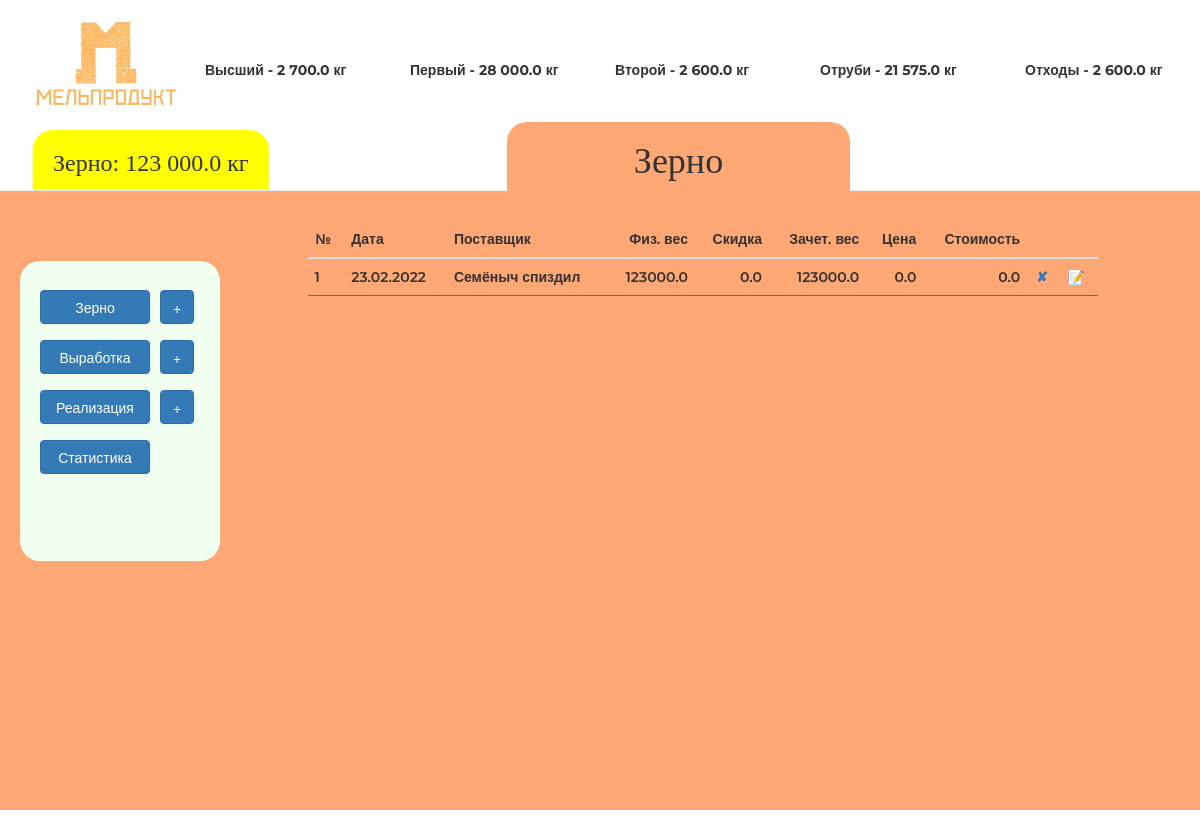
Page /gf/grain on the earlier database version.
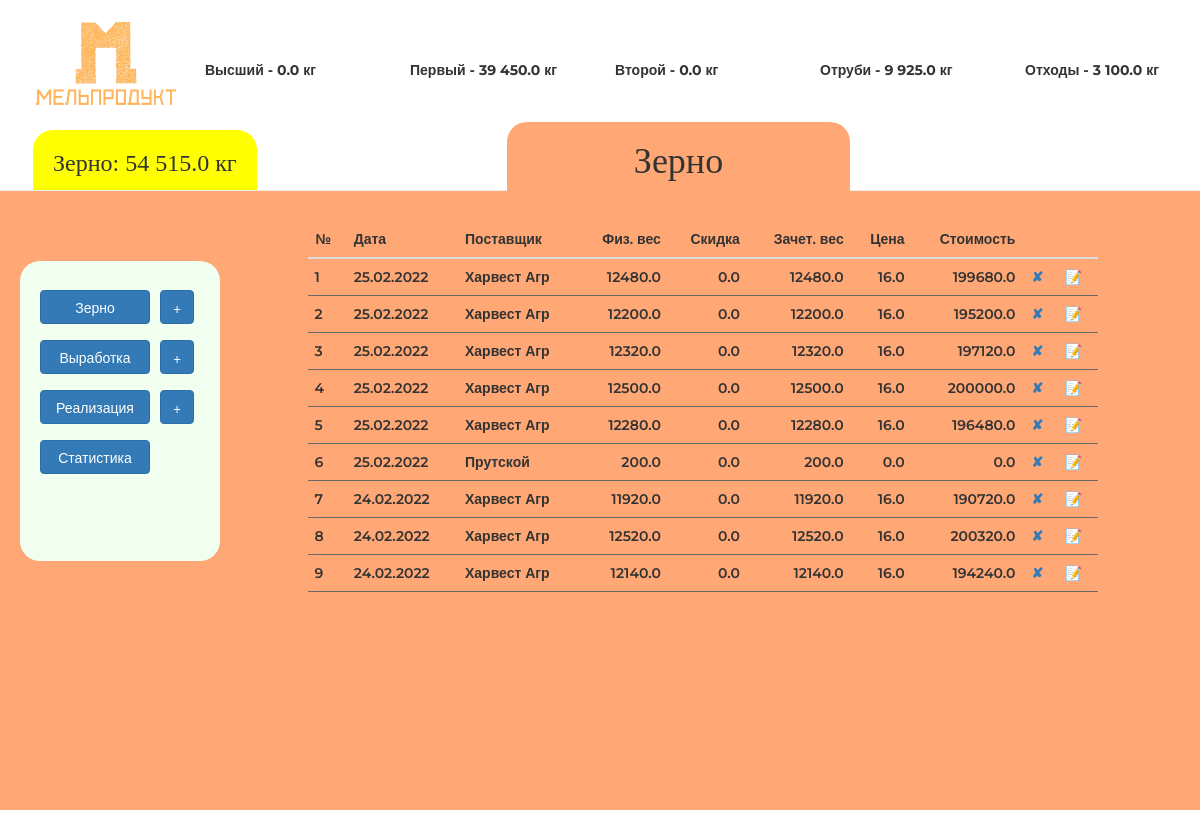
Same page on the later database version.
### main.py (models this page shows)
class Grain(db.Model):
    __tablename__ = "grains"
    id = db.Column(db.Integer, primary_key=True)
    agent = db.Column(db.String(250), nullable=False)
    date = db.Column(db.Date(), nullable=False)
    value = db.Column(db.Float(20), nullable=False)
    discount = db.Column(db.Float(20), nullable=False)
    final_value = db.Column(db.Float(20), nullable=False)
    price = db.Column(db.Float(20), nullable=False)
    cost = db.Column(db.Float(20), nullable=False)

### main.py (the view)
@application.route('/gf/grain', methods=['GET', 'POST'])
def grain():
    stock = Stock.query.filter_by(id=1).first()
    grain_form = AddGrain(discount=0, date=dt.datetime.now())
    table = db.session.query(Grain).filter(Grain.date <= dt.datetime.now(),
                                                 Grain.date >= dt.datetime.now() - dt.timedelta(
                                                     days=30)).order_by(Grain.date).all()
    return render_template('grain.html', title='Зерно', form=grain_form, first='{:,}'.format(stock.first).replace(',', ' '),
                           second='{:,}'.format(stock.second).replace(',', ' '),
                           highest='{:,}'.format(stock.highest).replace(',', ' '),
                           bran='{:,}'.format(stock.bran).replace(',', ' '),
                           waste='{:,}'.format(stock.waste).replace(',', ' '),
                           grain='{:,}'.format(stock.grain).replace(',', ' '), table=reversed(table),
                           button='grain', target='grain', onclick1='onclick=', onclick22='onclick=', onclick3='onclick=',
                           onclick11='onclick=', onclick33='onclick=', bcolor='#ffa775',
                           mright='350px'
                           )

### main.py (called while the page is built)
@application.template_filter('jround')
def jround(x):
    y = round(x, 2)
    return y

### templates/grain.html (shortened to what this page needs)
{% extends 'index.html' %}
{% block table %}
{% include "grain-table.html" %}
{% endblock %}

### templates/grain-table.html (shortened to what this page needs)
<div class="col-md-8 col-sm-12" >
<table class="table table-hover counter">
        <thead>
          <tr>
            <th scope="col">№</th>
            <th scope="col">Дата</th>
            <th scope="col">Поставщик</th>
            <th scope="col" style="text-align: right; ">Физ. вес</th>
            <th scope="col" style="text-align: right; ">Скидка</th>
            <th scope="col" style="text-align: right; ">Зачет. вес</th>
            <th scope="col" style="text-align: right; ">Цена</th>
            <th scope="col" style="text-align: right; ">Стоимость</th>
            <th scope="col" style="text-align: right; "></th>
            <th scope="col" style="text-align: right; "></th>
          </tr>
        </thead>
        <tbody>
        {% for line in table %}
          <tr>
            <td>{{line.date.strftime('%d.%m.%Y')}}</td>
            <td>{{line.agent}}</td>
            <td class="rghtalgn">{{line.value}}</td>
            <td class="rghtalgn">{{line.discount}}</td>
            <td class="rghtalgn">{{line.final_value | jround()}}</td>
            <td class="rghtalgn">{{line.price}}</td>
            <td  class="rghtalgn">{{line.cost | jround()}}</td>
            <td><a href="#" data-toggle="modal" title="Удалить" data-target="#test" onclick="aTestFunction({{line.id}}, {{line.value}})">✘</a></td>
            <td><a href="{{url_for('grain_edit', item_id=line.id)}}" type="button" title="Редактировать">📝</a></td>
          </tr>
        {% endfor %}
        </tbody>
      </table>
<div class="col-md-8 col-sm-12" >
        </div>

Differences in the rows shown:
no longer on this page (row edited): Grain: date "23.02.2022", agent "Семёныч спиздил", value "123000.0", discount "0.0", final_value|jround "123000.0", price "0.0", cost|jround "0.0"
added Grain: date "25.02.2022", agent "Харвест Агр", value "12480.0", discount "0.0", final_value|jround "12480.0", price "16.0", cost|jround "199680.0"
added Grain: date "25.02.2022", agent "Харвест Агр", value "12200.0", discount "0.0", final_value|jround "12200.0", price "16.0", cost|jround "195200.0"
added Grain: date "25.02.2022", agent "Харвест Агр", value "12320.0", discount "0.0", final_value|jround "12320.0", price "16.0", cost|jround "197120.0"
added Grain: date "25.02.2022", agent "Харвест Агр", value "12500.0", discount "0.0", final_value|jround "12500.0", price "16.0", cost|jround "200000.0"
added Grain: date "25.02.2022", agent "Харвест Агр", value "12280.0", discount "0.0", final_value|jround "12280.0", price "16.0", cost|jround "196480.0"
added Grain: date "25.02.2022", agent "Прутской", value "200.0", discount "0.0", final_value|jround "200.0", price "0.0", cost|jround "0.0"
added Grain: date "24.02.2022", agent "Харвест Агр", value "11920.0", discount "0.0", final_value|jround "11920.0", price "16.0", cost|jround "190720.0"
added Grain: date "24.02.2022", agent "Харвест Агр", value "12520.0", discount "0.0", final_value|jround "12520.0", price "16.0", cost|jround "200320.0"
added Grain: date "24.02.2022", agent "Харвест Агр", value "12140.0", discount "0.0", final_value|jround "12140.0", price "16.0", cost|jround "194240.0"
Other differences:
{{ highest }}: "2 700.0" → "0.0"
{{ first }}: "28 000.0" → "39 450.0"
{{ second }}: "2 600.0" → "0.0"
{{ bran }}: "21 575.0" → "9 925.0"
{{ waste }}: "2 600.0" → "3 100.0"
{{ grain }}: "123 000.0" → "54 515.0"
